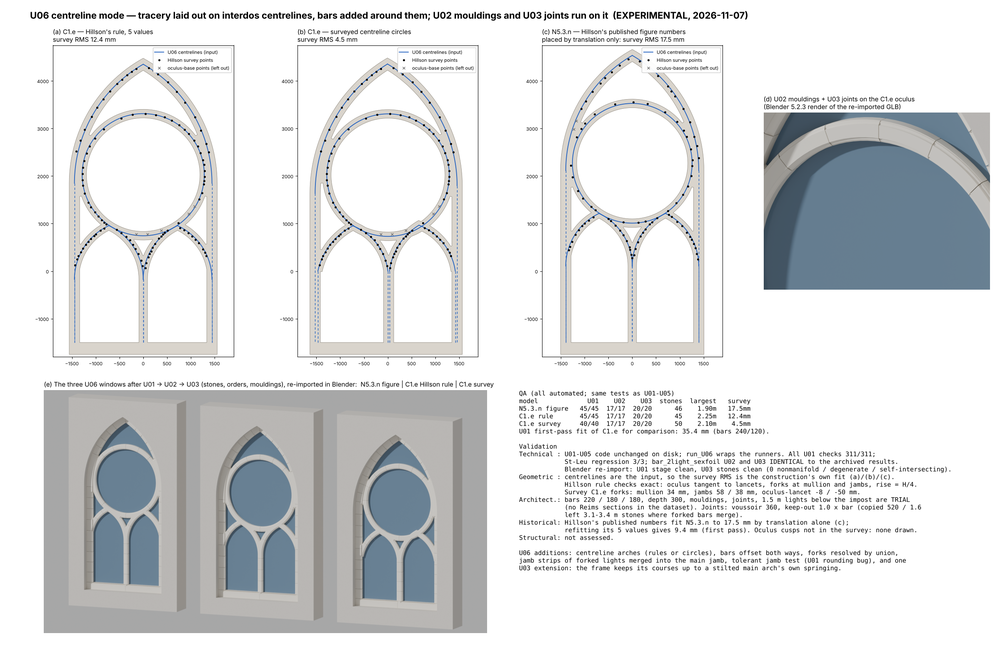
#> input picture cathedral/research/tracery/universal-generator-U06-centreline-2026-11-07/U06_review.png, 1000 x 646 px, shrunk from 2400 x 1550 before the run
$ python extract_markers.py ../U06_review.png ../U06_review.png
#> lines starting #> are read from the running program, lines starting #| are printed output that depends on the picture; after the words box and inside, x2 and y2 are one past the last pixel; in counts of white or black regions, pixels touching at a corner belong together
#!/usr/bin/env python3
"""Extract surveyed points from a Windows-on-the-Past trace image (Hillson, ADS 2024).

Each surveyed point is drawn as a circle-with-cross marker. This finds every marker, fits its ring
(robust circle fit, full resolution) and returns the centre in metres:
  x = (col - col0) / px_per_m   (image left = south)
  z = (row_base - row) / px_per_m   (height above the dashed impost line)
px_per_m comes from the 1 m scale bar; row_base from the dashed line.

usage: python3 -I extract_markers.py <trace.jpg> <out.json>
"""
import json
import sys

import numpy as np
from PIL import Image
from scipy import ndimage, signal

Image.MAX_IMAGE_PIXELS = None


def longest_run(row):
    """Length and start of the longest run of True in a 1-D bool array."""
    if not row.any():
        return 0, 0
    d = np.diff(np.r_[0, row.astype(np.int8), 0])
    s, e = np.flatnonzero(d == 1), np.flatnonzero(d == -1)
    k = int(np.argmax(e - s))
    return int(e[k] - s[k]), int(s[k])


def kasa(x, y):
    A = np.c_[x, y, np.ones_like(x)]
    b = x * x + y * y
    c, *_ = np.linalg.lstsq(A, b, rcond=None)
    cx, cy = c[0] / 2, c[1] / 2
    return cx, cy, float(np.sqrt(c[2] + cx * cx + cy * cy))


def main(src, out):
#> called with src = '../U06_review.png', out = '../U06_review.png'
    im = Image.open(src)
#> im is the input picture: PIL image 1000x646 RGBA; mean R, G, B, A 221.1, 222.8, 223.9, 255
    W, H = im.size
#> W = 1000; H = 646
    im.draft("L", (W, H))
    g = np.asarray(im.convert("L"))
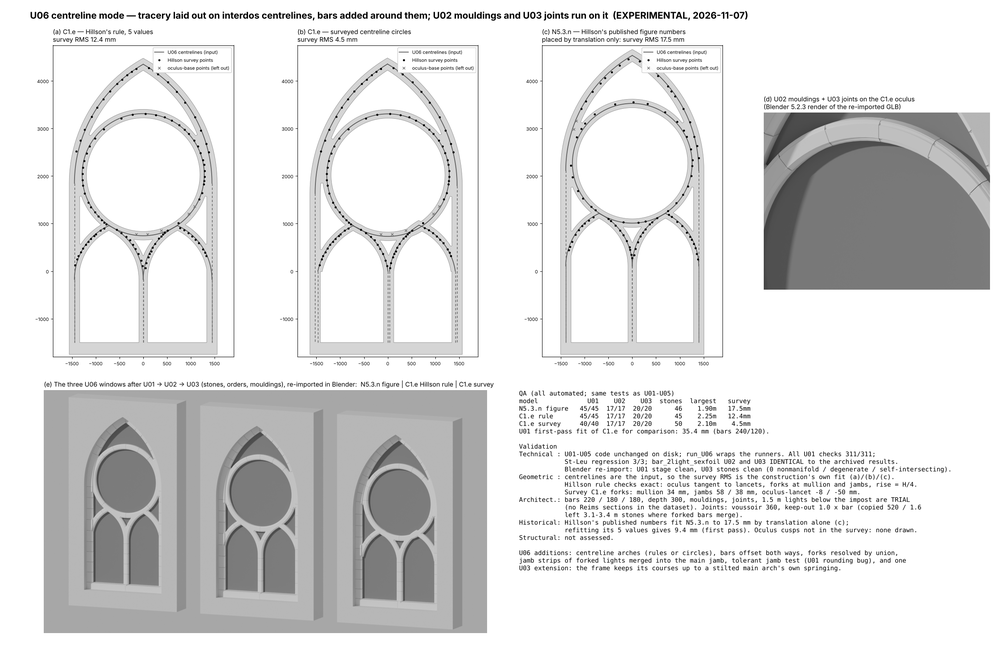
#> g: shape (646, 1000); min 0, max 255, mean 222.4
    ink = g < 128
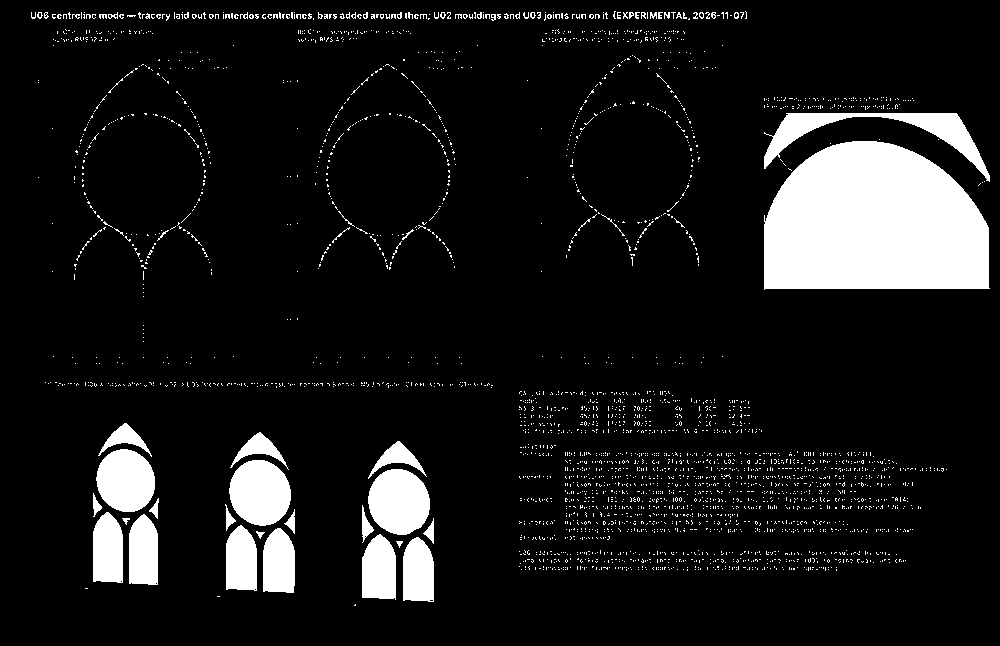
#> ink: shape (646, 1000) bool; 9.8% white; 3172 white regions (3116 under 20 px), largest, box (x1, y1, x2, y2) and area: (764, 141, 990, 290) 27951, (764, 113, 990, 182) 3681, (368, 469, 430, 535) 3190
    del g

    # --- impost (dashed) line: row band with the most separate ink runs, 85-94 % of the height
    lo, hi = int(0.85 * H), int(0.94 * H)
#> lo = 549; hi = 607
    runs = np.array([np.count_nonzero(np.diff(ink[r].astype(np.int8)) == 1) for r in range(lo, hi)])
#> runs = 58 values, max 80 at index 12, min 0 at index 53, mean 15.78
    r0 = lo + int(np.argmax(runs))
#> r0 = 561
    band = np.arange(r0 - 30, r0 + 31)
#> band = 61 values from 531 to 591
    cnt = ink[band].sum(axis=1).astype(float)
#> cnt = 61 values, max 276 at index 28, min 93 at index 60, mean 177.9
    sel = cnt > 0.5 * cnt.max()
    row_base = float((band[sel] * cnt[sel]).sum() / cnt[sel].sum())
#> row_base = 559.5

    # --- 1 m scale bar: longest horizontal ink run in the bottom 6 %
    best = []
    for r in range(int(0.94 * H), H):
        n, s = longest_run(ink[r])
        best.append((n, s, r))
#> after the loop, best = 39 items, first 6: (0, 0, 607), (0, 0, 608), (0, 0, 609), (0, 0, 610), (0, 0, 611), (0, 0, 612)
    nmax = max(b[0] for b in best)
#> nmax = 0
    rows = [b for b in best if b[0] > 0.95 * nmax]
#> rows = []
    px_per_m = float(np.median([b[0] for b in rows]))
#> px_per_m = nan
#> (the run stopped early here; a loop or call above may not have finished)
